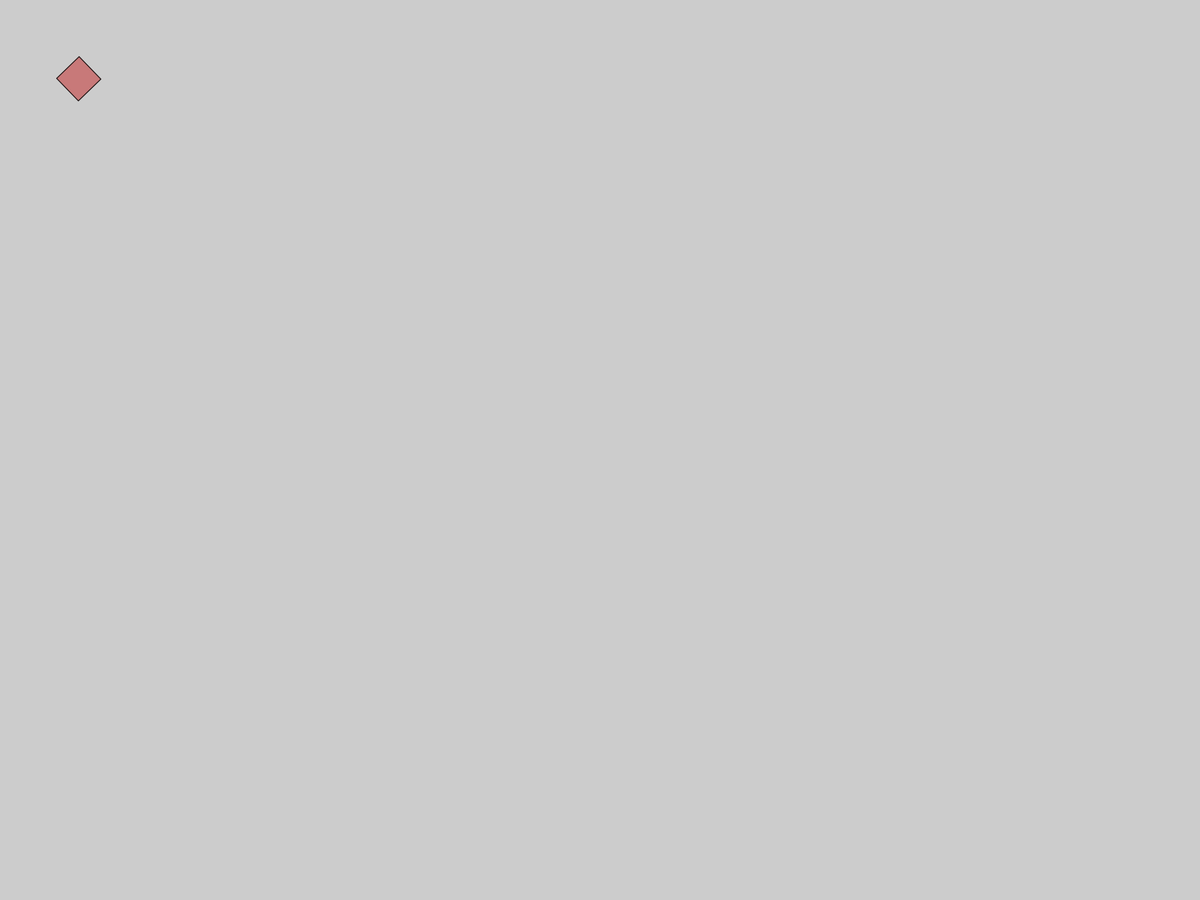
Frame 1 (no input)
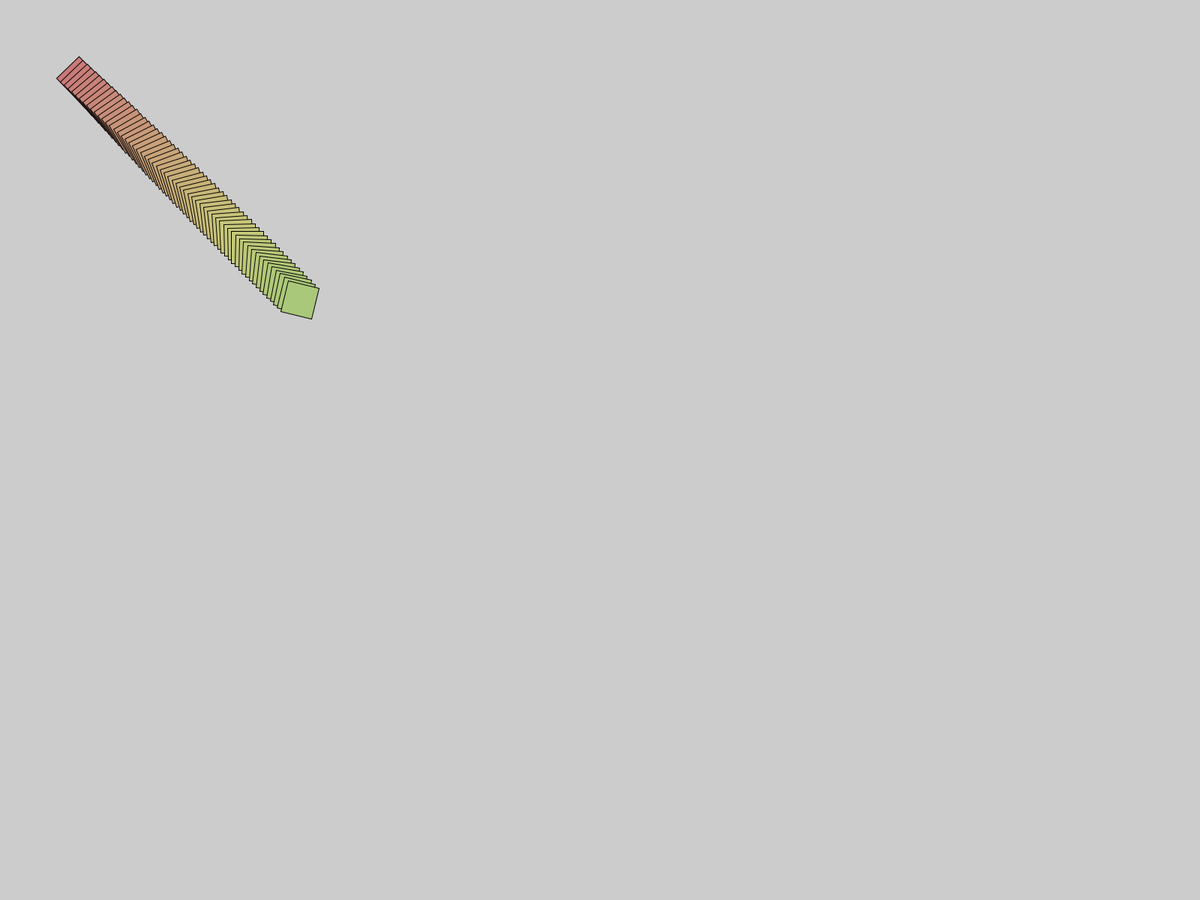
Frame 60 (the mouse pressed at the canvas centre just before this capture)
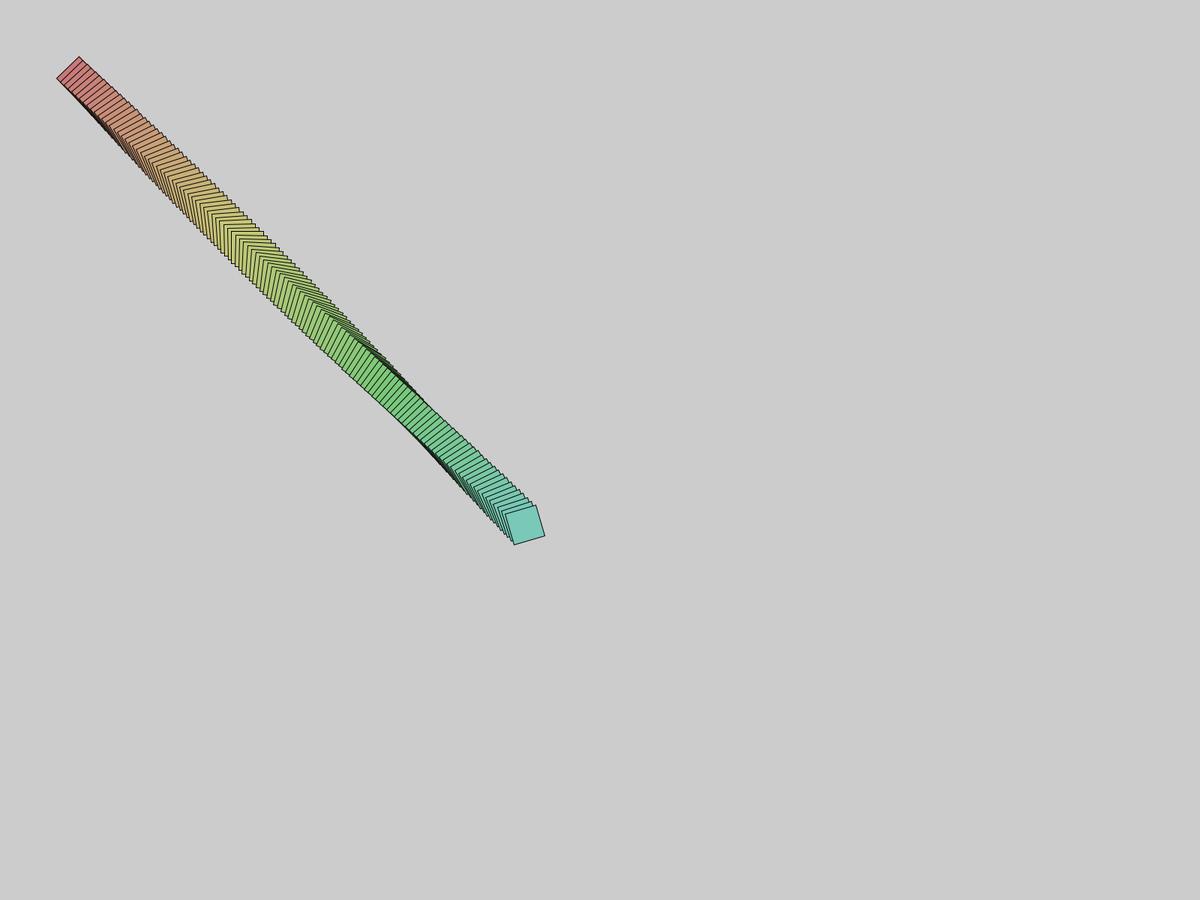
Frame 120 (the mouse held since frame 60 and released just before this capture)

The Processing sketch that drew these frames (run headless with seeded random() and noise(); from frame 60 on, the mouse is pressed at the canvas centre):

// Processing sketch: rotating_square
// ── rotating_square.pde
int x , y , i , dia , speed , yspeed, a , b , n;
final float constant = sqrt(3600);
void setup(){
  fullScreen();
  //size( 700, 500 );
  x = 100; y = 100;
  i = 360;  dia = 30;
  speed = 5;yspeed = 5;
  frameRate(75);
}
void draw(){
 //inside window check for X
  if (((x+(dia/2)) < width) && ((x-(dia/2)) > 0)){
    x += speed;  //keep going
  } else {
    speed *= -1;  //go backwards
    //speed = (speed > 0) ? speed + n*int(random(3)) : speed + n*int(random(3));
    x += speed;  //get away from the wall
  }
 //inside window check for Y
  if (((y+(dia/2)) < height) && ((y-(dia/2)) > 0)){
    y += (yspeed);  //keep going
  }  else  {
    yspeed *= -1;  //go backwards
    //yspeed = (yspeed > 0) ? yspeed + n*int(random(3)) : yspeed + n*int(random(3));
    y += yspeed;  //get away from the wall
  }
 //color changer
  colorMode(HSB);  if (n<255){fill(n++,100,200);} else {n=1;fill(n,100,200);} colorMode(RGB); 
 //spinner
  if (i >= 360){
      quad(x+dia*sin(radians(--i-270)),y+dia*cos(radians(i-270)),x+dia*sin(radians(i-180)),y+dia*cos(radians(i-180)),x+dia*sin(radians(i-90)),y+dia*cos(radians(i-90)),x+dia*sin(radians(i)),y+dia*cos(radians(i)));
  } else {
    i=450;
    quad(x+dia*sin(radians(--i-270)),y+dia*cos(radians(i-270)),x+dia*sin(radians(i-180)),y+dia*cos(radians(i-180)),x+dia*sin(radians(i-90)),y+dia*cos(radians(i-90)),x+dia*sin(radians(i)),y+dia*cos(radians(i)));
  }
}
